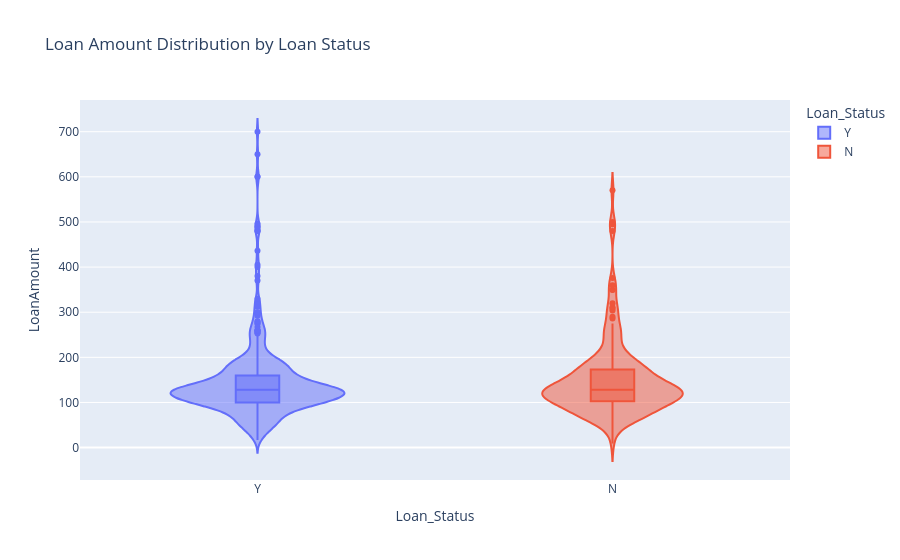

The cell this chart's notebook holds for it:
### Markdown cell above
- Married applicants with fewer dependents dominate the dataset.
- High dependency burden may reduce repayment flexibility.
- Married + 0 Dependents = Best chance of approval.
- Unmarried + 0 Dependents = Still good, but slightly less than married.
- More dependents = More rejections (especially if unmarried).
- 3+ Dependents = Very hard to get approved, regardless of marital status.

### Code cell
fig = px.violin(
    df,

    x='Loan_Status',
    y='LoanAmount',

    color='Loan_Status',

    box=True,

    title='Loan Amount Distribution by Loan Status'
)

fig.show()

### Figure 1 — Plotly figure (JSON) as saved in the notebook; plotly's stock layout.template omitted (floating-point values rounded to 4 significant figures; data arrays with more than 128 entries replaced by an {"elided": "..."} marker saying what was removed)
{"data": [{"alignmentgroup": "True", "box": {"visible": true}, "hovertemplate": "Loan_Status=%{x}<br>LoanAmount=%{y}<extra></extra>", "legendgroup": "Y", "marker": {"color": "#636efa"}, "name": "Y", "offsetgroup": "Y", "orientation": "v", "scalegroup": "True", "showlegend": true, "type": "violin", "x": {"elided": "422 str values"}, "x0": " ", "xaxis": "x", "y": {"elided": "422 int values"}, "y0": " ", "yaxis": "y"}, {"alignmentgroup": "True", "box": {"visible": true}, "hovertemplate": "Loan_Status=%{x}<br>LoanAmount=%{y}<extra></extra>", "legendgroup": "N", "marker": {"color": "#EF553B"}, "name": "N", "offsetgroup": "N", "orientation": "v", "scalegroup": "True", "showlegend": true, "type": "violin", "x": {"elided": "192 str values"}, "x0": " ", "xaxis": "x", "y": {"elided": "192 int values"}, "y0": " ", "yaxis": "y"}], "layout": {"autosize": true, "legend": {"title": {"text": "Loan_Status"}, "tracegroupgap": 0}, "title": {"text": "Loan Amount Distribution by Loan Status"}, "violinmode": "overlay", "xaxis": {"anchor": "y", "autorange": true, "categoryarray": ["Y", "N"], "categoryorder": "array", "domain": [0, 1], "range": [-0.5, 1.5], "title": {"text": "Loan_Status"}, "type": "category"}, "yaxis": {"anchor": "x", "autorange": true, "domain": [0, 1], "range": [-71.78, 770.2], "title": {"text": "LoanAmount"}, "type": "linear"}}}
